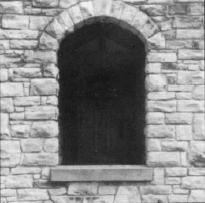
#> input picture exercise2/2-1/img.png, 205 x 203 px
$ python main.py
#> lines starting #> are read from the running program, lines starting #| are printed output that depends on the picture
import os
import numpy as np
import cv2
from matplotlib import pyplot as plt


# Define the piecewise function
def piecewise_function(lookup_table):
    return np.piecewise(
        lookup_table,
        [lookup_table <= 28, lookup_table > 28],
        [lambda x: x, lambda x: (4.829787234 * x) - 107.234042553],
    )


current_dir = os.path.dirname(os.path.realpath(__file__))

# Load the image
img = cv2.imread(current_dir + "/img.png", cv2.IMREAD_GRAYSCALE)
#> img is the input picture: shape (203, 205); min 18, max 243, mean 136.9

# Convert the image to grayscale
# gray = cv2.cvtColor(img, cv2.COLOR_BGR2GRAY)

# Create a lookup table
lookup_table = np.zeros((256,), dtype=np.uint8)
lookup_table[:76] = piecewise_function(np.arange(256))[:76]
lookup_table[76:] = np.arange(256)[76:]

# Apply the lookup table to the grayscale image
result = cv2.LUT(img, lookup_table)
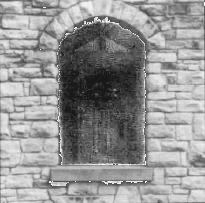
#> result: shape (203, 205); min 18, max 254, mean 149.1

# Show original image + histogram of original image
fig = plt.figure("Original Image", figsize=(6, 6))
plt.subplot(211)
plt.title("Original Image")
plt.imshow(img, "gray")
plt.subplot(212)
plt.title("Histogram of Original Image", loc="left")
hist_full = cv2.calcHist([img], [0], None, [256], [0, 256])
#> hist_full = 256 values, max 741 at index 40, min 0 at index 0, mean 162.6
plt.plot(hist_full)

# Piecewise image
plt.figure("Piecewise Image", figsize=(6, 6))
plt.subplot(211)
plt.title("Piecewise Image")
plt.imshow(result, "gray")

# Piecewise histogram
hist_full = cv2.calcHist([result], [0], None, [256], [0, 256])
#> hist_full = 256 values, max 769 at index 85, min 0 at index 0, mean 162.6
plt.subplot(212)
plt.title("Histogram of Piecewise Image", loc="left")
plt.plot(hist_full)

# Powerlaw Calculation
plt.figure("Powerlaw Image", figsize=(6, 6))
lookup_table[:] = np.arange(256)
lookup_table[:] = np.int64(np.round(np.power(lookup_table, 0.4) * 27.79227563))
result2 = cv2.LUT(img, lookup_table)
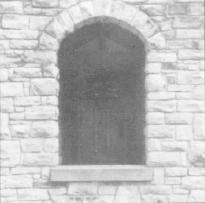
#> result2: shape (203, 205); min 88, max 250, mean 190.3

# Powerlaw image
plt.subplot(211)
plt.title("Powerlaw Image")
plt.imshow(result2, "gray")

# Powerlaw histogram
hist_full = cv2.calcHist([result2], [0], None, [256], [0, 256])
#> hist_full = 256 values, max 1259 at index 235, min 0 at index 0, mean 162.6
plt.subplot(212)
plt.title("Histogram of Powerlaw Image", loc="left")
plt.plot(hist_full)
plt.show(block=True)
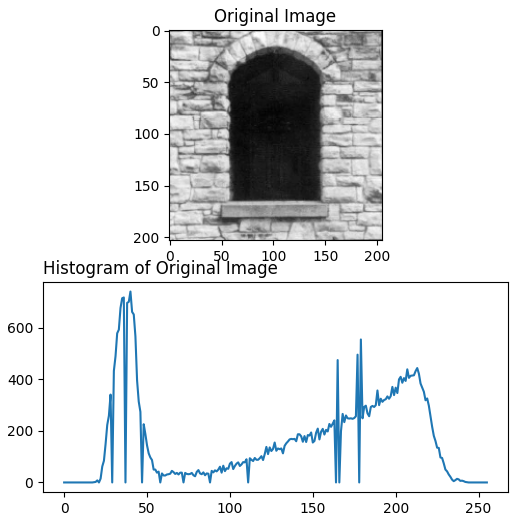
#> figure drawn by matplotlib, 2 panels; panel 2: curve peaks at x = 40, y = 741
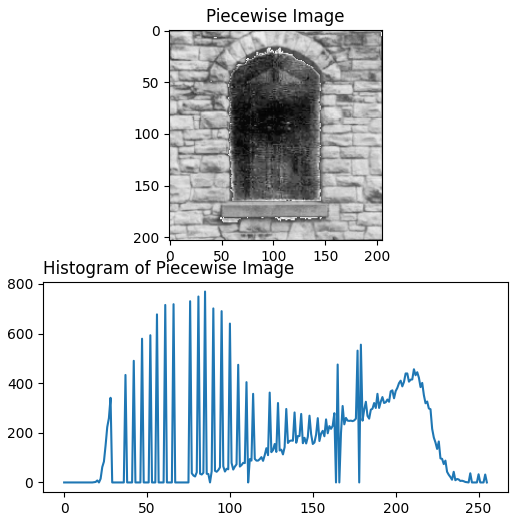
#> figure drawn by matplotlib, 2 panels; panel 2: curve peaks at x = 85, y = 769
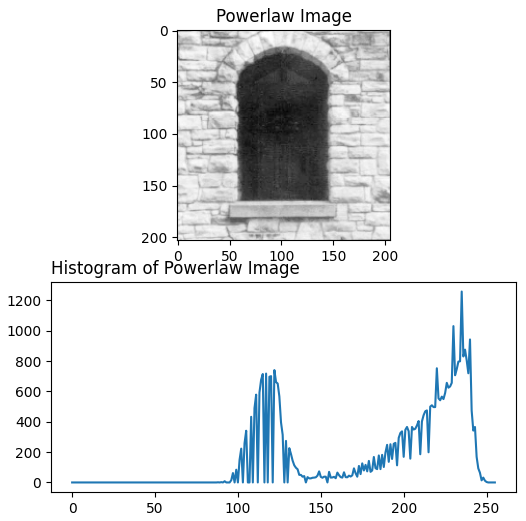
#> figure drawn by matplotlib, 2 panels; panel 2: curve peaks at x = 235, y = 1259

# Wait for just one button press
